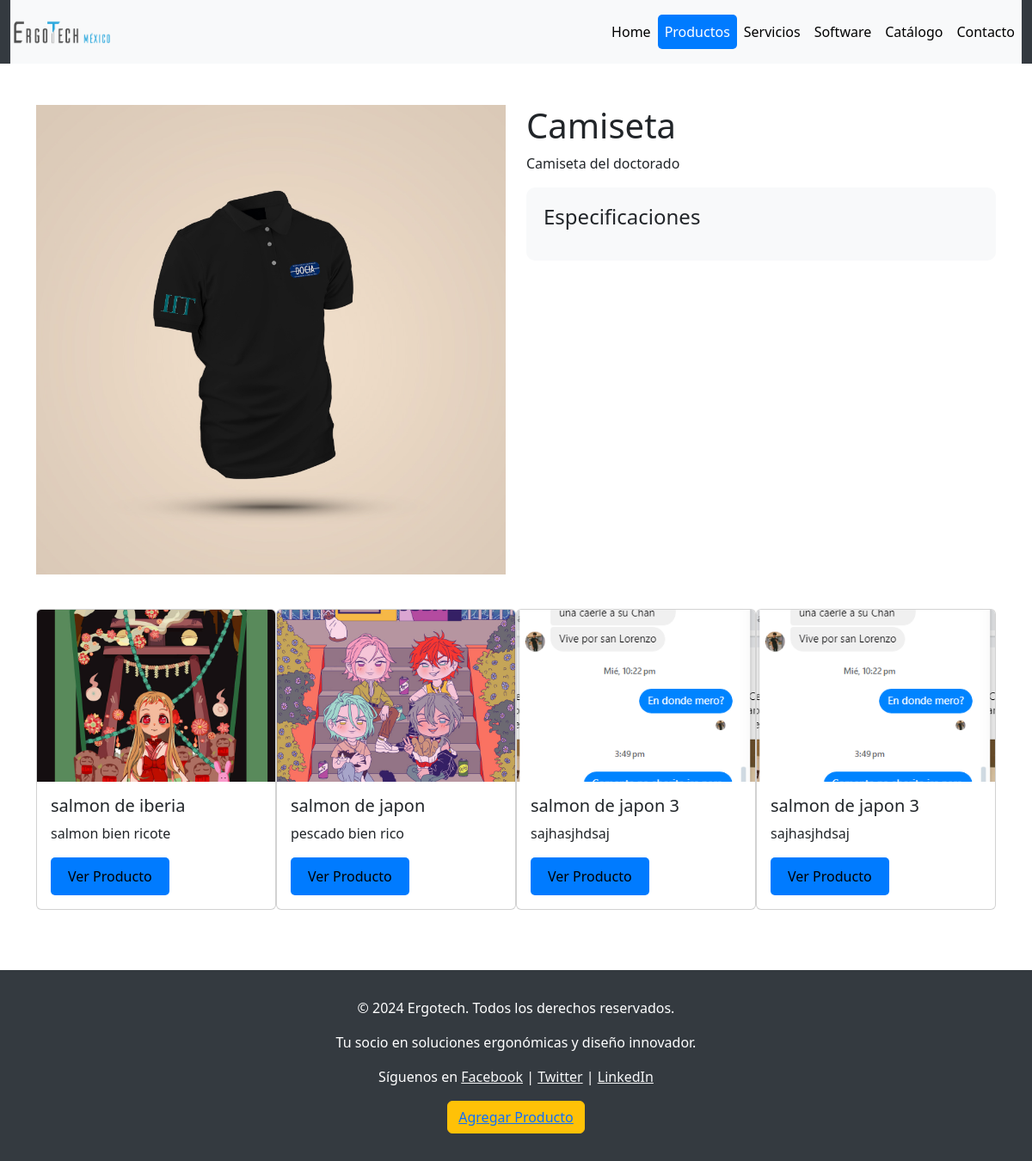
The app's page /producto_detalle.php?id=1 with its own data.
### tables this page shows
CREATE TABLE `productos` (
  `id` int(11) NOT NULL,
  `nombre` varchar(255) NOT NULL,
  `descripcion` text NOT NULL,
  `imagen` varchar(255) DEFAULT NULL,
  `categoria` varchar(50) DEFAULT NULL,
  `file_name` varchar(255) DEFAULT NULL
);

### producto_detalle.php (the view, shortened to what this page needs)
<?php
$servername = "localhost";
$username = "root";
$password = "";
$dbname = "productos_2024";
$conn = new mysqli($servername, $username, $password, $dbname);
$id = isset($_GET['id']) ? $_GET['id'] : 0;
$sql = "SELECT * FROM productos WHERE id = $id";
$result = $conn->query($sql);
if ($result->num_rows > 0) {
    $producto = $result->fetch_assoc();
} else {
    echo "Producto no encontrado.";
    exit;
}
$sql_random = "SELECT * FROM productos WHERE id != $id ORDER BY RAND() LIMIT 4";
$result_random = $conn->query($sql_random);
?>
<!DOCTYPE html>
<html lang="es">
<head>
    <link href="https://cdn.jsdelivr.net/npm/bootstrap@5.3.3/dist/css/bootstrap.min.css" rel="stylesheet"
>
    <link rel="stylesheet" href="css/styles.css" type="text/css">
</head>
<body>
<header>
    <div class="container-fluid">
        <nav class="navbar navbar-expand-lg navbar-light bg-light">
            <a href="/" class="navbar-brand">
                <img class="logo" src="Imagenes/ERGOTECHLOGO.png" alt="Logo" style="max-width: 120px;">
            </a>
            <div class="collapse navbar-collapse" id="navbarNav">
                <ul class="navbar-nav ms-auto">
                    <li class="nav-item">
                        <a href="index.html" class="nav-link">Home</a>
                    </li>
                    <li class="nav-item">
                        <a href="productos.php" class="nav-link active" aria-current="page">Productos</a>
                    </li>
                    <li class="nav-item">
                        <a href="servicios.html" class="nav-link">Servicios</a>
                    </li>
                    <li class="nav-item">
                        <a href="#" class="nav-link">Software</a>
                    </li>
                    <li class="nav-item">
                        <a href="ergocatalogo.html" class="nav-link">Catálogo</a>
                    </li>
                    <li class="nav-item">
                        <a href="ergoformulario.html" class="nav-link">Contacto</a>
                    </li>
                </ul>
            </div>
        </nav>
    </div>
</header>
<main>
    <div class="container mt-5">
        <div class="row">
            <div class="col-md-6">
                <div class="product-details">
                    <img src="<?php echo $producto['imagen']; ?>" alt="<?php echo $producto['nombre']; ?>">
                </div>
            </div>
            <div class="col-md-6">
                <h1><?php echo $producto['nombre']; ?></h1>
                <p><?php echo $producto['descripcion']; ?></p>
                <div class="product-specs">
                    <h4>Especificaciones</h4>
                </div>
            </div>
        </div>
        <div class="random-products">
            <?php while ($random_product = $result_random->fetch_assoc()) { ?>
                <div class="card">
                    <img src="<?php echo $random_product['imagen']; ?>" class="card-img-top" alt="<?php echo $random_product['nombre']; ?>">
                    <div class="card-body">
                        <h5 class="card-title"><?php echo $random_product['nombre']; ?></h5>
                        <p class="card-text"><?php echo $random_product['descripcion']; ?></p>
                        <a href="productos.php?id=<?php echo $random_product['id']; ?>" class="btn btn-primary">Ver Producto</a>
                    </div>
                </div>
            <?php } ?>
        </div>
    </div>
</main>
<footer class="footer-custom">
    <div class="container text-center">
        <p>&copy; 2024 Ergotech. Todos los derechos reservados.</p>
        <p>Tu socio en soluciones ergonómicas y diseño innovador.</p>
        <p>Síguenos en <a href="#" class="text-light">Facebook</a> | <a href="#" class="text-light">Twitter</a> |
            <a href="#" class="text-light">LinkedIn</a></p>
        <button class="btn btn-warning"><a href="crud.php">Agregar Producto</a></button>
    </div>
</footer>
</body>
</html>

### css/styles.css (style rules this page uses)
.logo { width: 20vh; }
header { background-color: #343a40; }
.navbar { padding: 1rem 0; }
.nav-link { color: #000000; transition: color 0.3s; }
.logo { max-width: 120px; }
.btn-primary { background-color: #007bff; border: none; color: rgb(0, 0, 0); padding: 10px 20px; text-align: center; text-decoration: none; display: inline-block; font-size: 16px; border-radius: 5px; transition: background-color 0.3s, transform 0.3s; }
.navbar-nav .nav-link.active { background-color: #007bff; color: white; border-radius: 5px; }
.card { flex: 1 0 21%; margin: 10px 0; }

### producto_detalle.php (style rules this page uses)
.product-details img { max-width: 100%; height: auto; }
.product-specs { background-color: #f8f9fa; padding: 20px; border-radius: 10px; }
.footer-custom { background-color: #343a40; color: white; padding: 2rem 0; margin-top: 50px; }
.random-products { display: flex; flex-wrap: wrap; justify-content: space-between; margin-top: 30px; }
.card { width: 18rem; margin-bottom: 20px; }
.card img { height: 200px; object-fit: cover; }

### records on screen
productos: imagen (picture), nombre "Camiseta", descripcion "Camiseta del doctorado"
productos: imagen (picture), nombre "salmon de iberia", descripcion "salmon bien ricote"
productos: imagen (picture), nombre "salmon de japon", descripcion "pescado bien rico"
productos: imagen (picture), nombre "salmon de japon 3", descripcion "sajhasjhdsaj"
productos: imagen (picture), nombre "salmon de japon 3", descripcion "sajhasjhdsaj"
